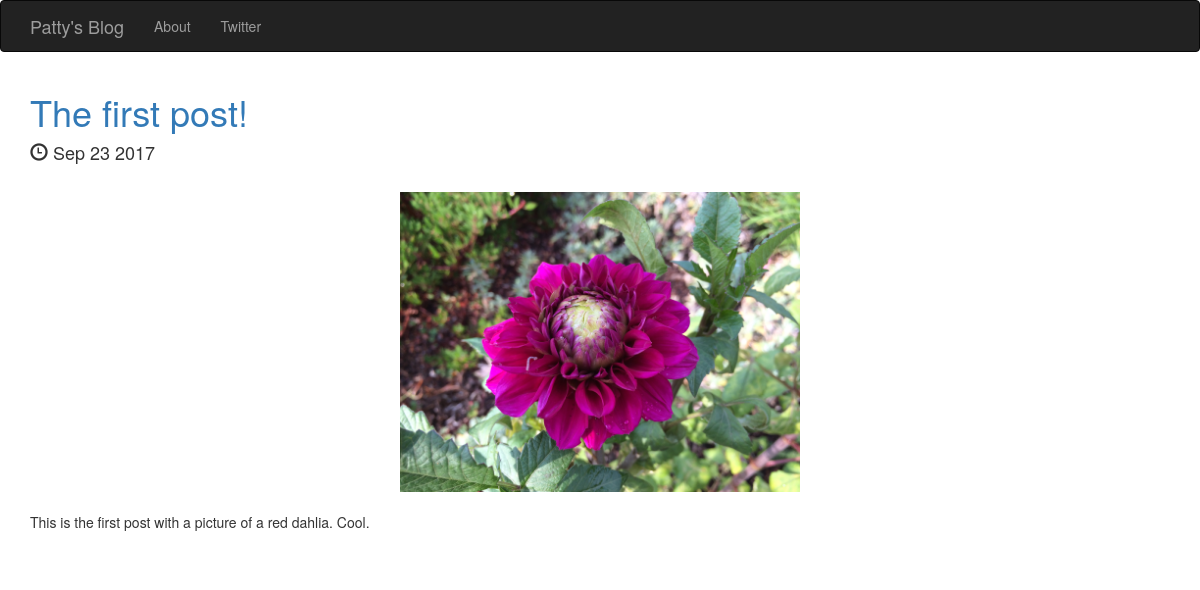
The app's page /posts/1/ with its own data.
### posts/models.py (models this page shows, shortened)
class Post(models.Model):
    title = models.CharField(max_length=250)
    publishedDate = models.DateTimeField()
    image = models.ImageField(upload_to='media/')
    body = models.TextField()
    def publishedDatePretty(self):
        return self.publishedDate.strftime("%b %e %Y")

### posts/views.py (the view)
# urls.py: url(r'^posts/(?P<post_id>[0-9]+)/$', posts.views.post_details, name='post_details'),
def post_details(request, post_id):
    post = get_object_or_404(Post, pk=post_id)
    return render(request, 'posts/post_details.html', {"post": post})

### posts/templates/posts/post_details.html (shortened to what this page needs)
<!DOCTYPE html>
<html lang="en">
  <head>
    <link rel="stylesheet" href="https://maxcdn.bootstrapcdn.com/bootstrap/3.3.7/css/bootstrap.min.css">
  </head>
  <body>
    <nav class="navbar navbar-inverse">
        <div class="container">
            <div class="navbar-header">
                <a class="navbar-brand" href="{% url 'home' %}">Patty's Blog</a>
            </div>
            <div class="collapse navbar-collapse" id="my-navbar">
                <ul class="nav navbar-nav">
                    <li><a href="{% url 'about' %}">About</a></li>
                    <li><a  href="http://www.twitter.com/p2harry">Twitter</a></li>
                </ul>
            </div>
        </div>
    </nav>
    <div class="container">
        <a href = {% url 'post_details' post.id %}><h1>{{ post.title }}</h1></a>
        <h4>
            <span class="glyphicon glyphicon-time" aria-hidden="true"></span>&nbsp;{{ post.publishedDatePretty }}
        </h4>
        <br/>
        <img src="{{ post.image.url }}" class="img-responsive center-block" style="max-height:300px;">
        <br/>
        <p>{{ post.body }}</p>
        <br/>
    </div>
  </body>
</html>

### records on screen
Post: title "The first post!", publishedDatePretty "Sep 23 2017", image (picture), body "This is the first post with a picture of a red dahlia. Cool."
